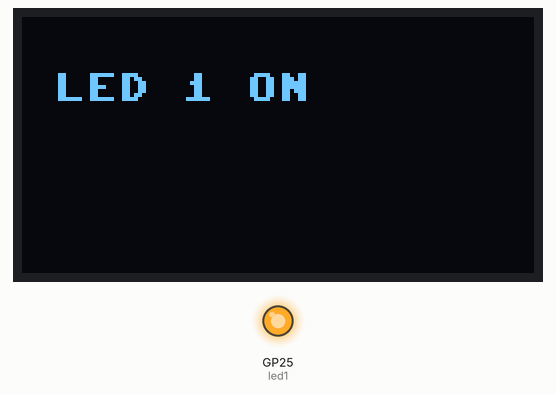
Simulated run of this program. Board: Raspberry Pi Pico running MicroPython. Parts: 128×64 one-colour display, output pins drawn as LEDs (lit = HIGH).

Above: at 0.1 s.
At 2.2 s:
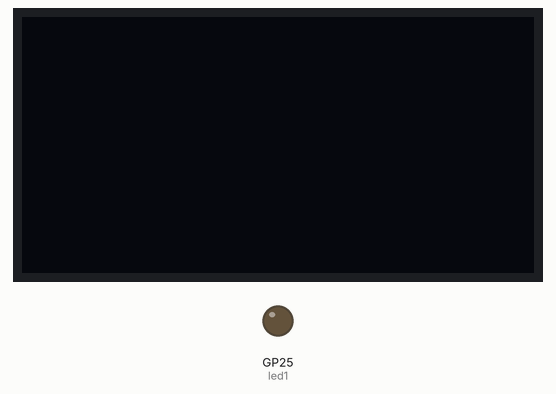
Timing chart, 0 to 130.0 s (numbered marks = the images above):
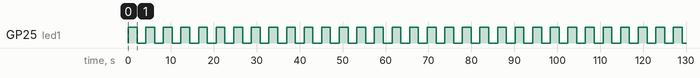

The program:

Display_Image.py
```python
from machine import Pin, I2C
from ssd1306 import SSD1306_I2C
import time
import utime
import machine

WIDTH = 128
HEIGHT = 64

i2c = I2C(0, scl = Pin(17), sda = Pin(16), freq=400000)

display = SSD1306_I2C(128, 64, i2c)

led1 = machine.Pin(25,machine.Pin.OUT)
# if display.inver(1)
# display.

while True:

    display.text("Hello Friend",8,0)
    display.text("It's a good day",8,14)
    display.text("to code.",8,28)
    display.show()
    display.fill(0)

    led1.toggle()
    if led1.value() == 1:
        display.text("LED 1 ON",8,14)
        display.show()
    else:
        display.fill(0)
        display.show()

    utime.sleep(2)


    
```

Measured:
- by itself, GP25 (led1): alternates HIGH for 2.0 s and LOW for 2.0 s
